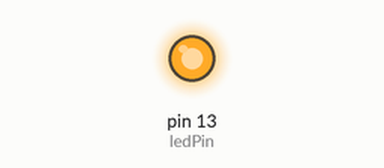
This sketch was run on a simulated Arduino Uno, built with avr-gcc and run on an emulated ATmega328P. Shown: output pins drawn as LEDs (lit = HIGH).

Above: at 0.2 s.
At 19.2 s:
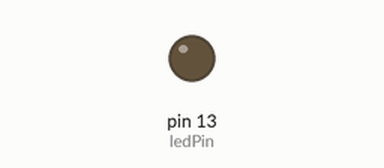
Timing chart, 0 to 20.8 s (numbered marks = the images above):
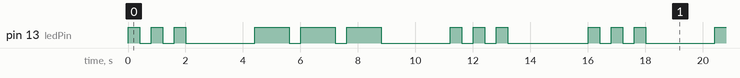

The sketch:

Practica_SOS.ino
```cpp
int ledPin = LED_BUILTIN;
int dotDuration = 400;
int dashDuration = dotDuration * 3;
int letterGap = dotDuration * 5;
int wordGap = dotDuration * 6;

void dot() {
  digitalWrite(ledPin, HIGH);
  delay(dotDuration);
  digitalWrite(ledPin, LOW);
  delay(dotDuration);
}

void dash() {
  digitalWrite(ledPin, HIGH);
  delay(dashDuration);
  digitalWrite(ledPin, LOW);
  delay(dotDuration);
}
void setup() {
  pinMode(ledPin, OUTPUT);

}

void loop() {
  dot();
  dot();
  dot();

  delay(letterGap);

  dash();
  dash();
  dash();

  delay(letterGap);

  dot();
  dot();
  dot();

  delay(wordGap);

}
```

Measured:
- by itself, pin 13 (ledPin): repeats every 16.0 s: 2 × (LOW 0.40 s, HIGH 0.40 s), LOW 2.4 s, 2 × (HIGH 1.2 s, LOW 0.40 s), HIGH 1.2 s, LOW 2.4 s, 2 × (HIGH 0.40 s, LOW 0.40 s), HIGH 0.40 s, LOW 2.8 s, HIGH 0.40 s
- by itself, everything shown: repeats every 16.0 s, in 18 steps
